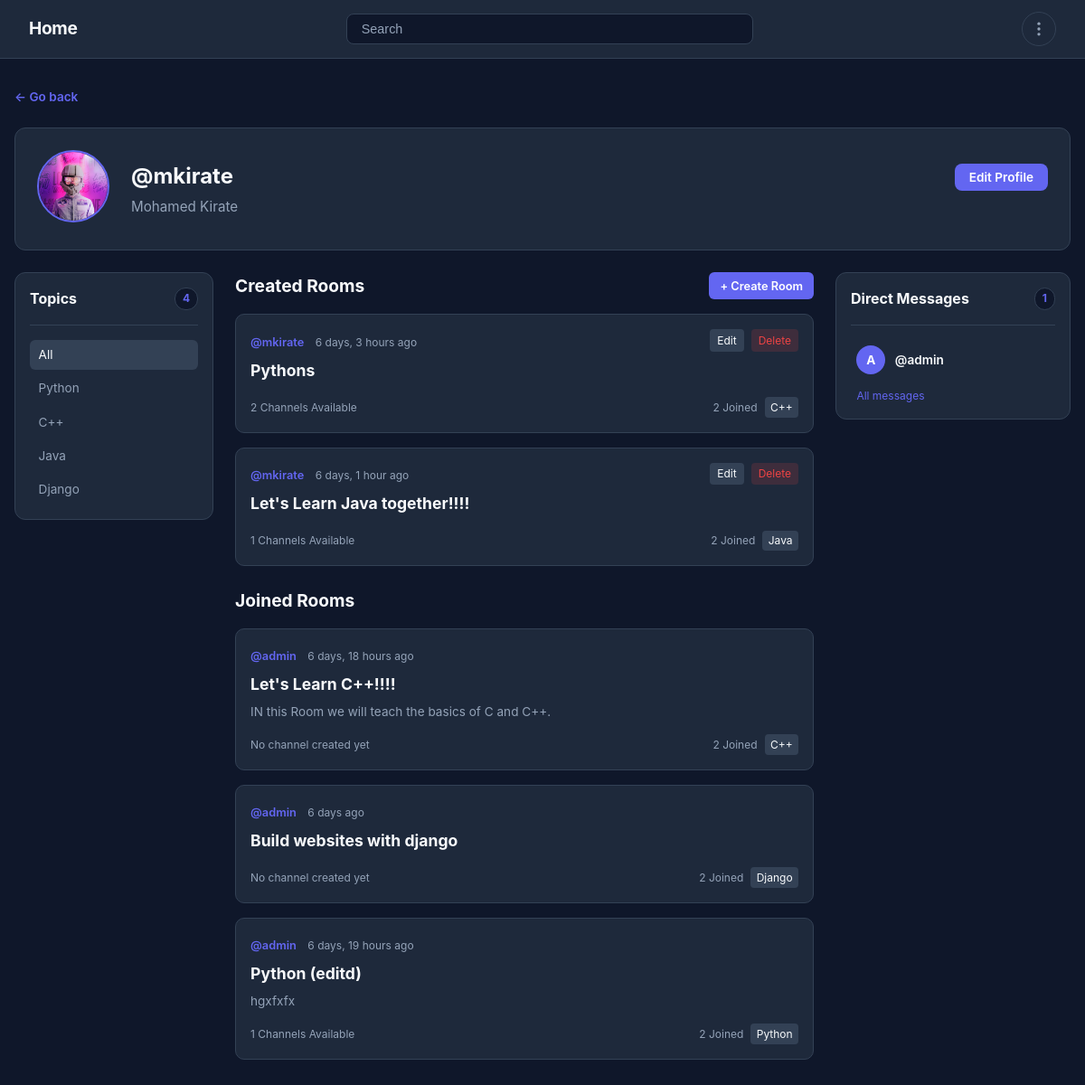
Page /profile/2 (signed in) on the committed database.
### accounts/models.py (models this page shows, shortened)
class User(AbstractUser):
    image = models.ImageField(null=True, blank=True)
    email = models.EmailField(unique=True)
    about = models.TextField(null=True, blank=True)

### core/models.py (models this page shows, shortened)
class Topic(models.Model):
    name = models.CharField(max_length=200)

class Room(models.Model):
    topic = models.ForeignKey(Topic, on_delete=models.CASCADE, null=True)
    host = models.ForeignKey(User, on_delete=models.CASCADE, null=True)
    participants = models.ManyToManyField(User, related_name='participants')
    channels = models.ManyToManyField(Channel, related_name='channels',)
    name = models.CharField(max_length=200)
    description = models.TextField(null=True, blank=True)
    created_at = models.DateTimeField(auto_now_add=True)

### user_profile/views.py (the view)
# urls.py: path('<str:pk>', views.profile_view, name='profile'),
@login_required(login_url='login')
def profile_view(request, pk):
    query = request.GET.get('query', '')
    topic_id = request.GET.get('topic', '')
    user = User.objects.get(id=pk)
    topics = Topic.objects.all()
    conversation_rooms = ConversationRoom.objects.filter(participants=request.user
                                                         ).annotate(
                                                            latest_message=Max('message__created_at')
                                                            ).order_by('-latest_message')[0:5]
    created_rooms = Room.objects.filter(host = user).filter(Q(name__icontains=query) |
                                                            Q(description__icontains=query) |
                                                            Q(topic__name__icontains=query) |
                                                            Q(host__username__icontains=query))
    joined_rooms = Room.objects.filter(participants__in=[request.user.id])
    joined_rooms = joined_rooms.exclude(host__id=user.id).filter(Q(name__icontains=query) |
                                                            Q(description__icontains=query) |
                                                            Q(topic__name__icontains=query) |
                                                            Q(host__username__icontains=query))
    if topic_id:
        created_rooms = created_rooms.filter(topic__id=topic_id)
        joined_rooms = joined_rooms.filter(topic__id=topic_id)
    context = {'user': user, 'rooms': created_rooms,
                'joined_rooms': joined_rooms,
                'topics': topics,
               'conversation_rooms': conversation_rooms}
    return render(request, 'profile.html', context)

### user_profile/templates/profile.html (shortened to what this page needs)
{% extends 'main.html' %}
{% load static %}
{% block extra_css %}
<link rel="stylesheet" href="{% static 'profile/profile.css' %}">
{% endblock %}
{% block content %}
<div class="profile-container">
    <a href="{% url 'home' %}" class="back-link">&larr; Go back</a>
    <section class="profile-card">
        <div class="profile-header">
            <div class="avatar-wrapper">
                {% if user.image %}
                    <img src="{{ user.image.url }}" alt="{{ user.username }}" class="profile-avatar">
                {% else %}
                    <div class="profile-avatar-placeholder">{{ user.username|slice:":1"|upper }}</div>
                {% endif %}
            </div>
            <div class="profile-info">
                <div class="profile-top-row">
                    <h2 class="profile-username">@{{ user.username }}</h2>
                    <div class="profile-header-actions">
                        {% if request.user == user %}
                            <a href="{% url 'edite-profile' user.id %}" class="btn-edit-profile">Edit Profile</a>
                        {% else %}
                            <a href="{% url 'create-conversation' user.id %}" class="btn-chat">Chat</a>
                        {% endif %}
                    </div>
                </div>
                {% if user.first_name or user.last_name %}
                    <p class="profile-fullname">{{ user.first_name }} {{ user.last_name }}</p>
                {% endif %}
            </div>
        </div>
    </section>
    <div class="profile-grid">
        <aside class="sidebar">
            <div class="sidebar-header">
                <h3>Topics</h3>
                <span class="badge">{{ topics.count }}</span>
            </div>
            <hr class="divider">
            <nav class="topic-list">
                <a href="{% url 'profile' user.id %}" class="topic-item active">All</a>
                {% for topic in topics %}
                    <a href="{% url 'profile' user.id %}?topic={{ topic.id }}" class="topic-item">
                        {{ topic.name }}
                    </a>
                {% endfor %}
            </nav>
        </aside>
        <main class="rooms-section">
            <div class="rooms-group">
                <div class="section-header">
                    <h2>Created Rooms</h2>
                    {% if request.user == user %}
                        <a href="{% url 'create-room' %}" class="btn-create">+ Create Room</a>
                    {% endif %}
                </div>
                {% for room in rooms %}
                    <article class="room-card">
                        <div class="room-card-header">
                            <div class="room-host-meta">
                                <a href="{% url 'profile' room.host.id %}" class="host-link">@{{ room.host.username }}</a>
                                <span class="time-stamp">{{ room.created_at|timesince }} ago</span>
                            </div>
                            {% if request.user == room.host %}
                                <div class="room-actions">
                                    <a href="{% url 'update-room' room.id %}" class="btn-update">Edit</a>
                                    <a href="{% url 'delete-room' room.id %}" class="btn-delete">Delete</a>
                                </div>
                            {% endif %}
                        </div>
                        <h3 class="room-title">
                            <a href="{% url 'room' room.id %}">{{ room.name }}</a>
                        </h3>
                        <div class="room-card-footer">
                            <span class="channel-count">
                                {% if room.channels.exists %}
                                    {{ room.channels.count }} Channels Available
                                {% else %}
                                    No channel created yet
                                {% endif %}
                            </span>
                            <div class="room-stats">
                                <span class="participant-count">{{ room.participants.count }} Joined</span>
                                {% if room.topic %}
                                    <span class="topic-badge">{{ room.topic.name }}</span>
                                {% endif %}
                            </div>
                        </div>
                    </article>
                {% empty %}
                    <p class="empty-state">No Room Created</p>
                {% endfor %}
            </div>
            <div class="rooms-group">
                <div class="section-header">
                    <h2>Joined Rooms</h2>
                </div>
                {% for room in joined_rooms %}
                    <article class="room-card">
                        <div class="room-card-header">
                            <div class="room-host-meta">
                                <a href="{% url 'profile' room.host.id %}" class="host-link">@{{ room.host.username }}</a>
                                <span class="time-stamp">{{ room.created_at|timesince }} ago</span>
                            </div>
                        </div>
                        <h3 class="room-title">
                            <a href="{% url 'room' room.id %}">{{ room.name }}</a>
                        </h3>
                        {% if room.description %}
                            <p class="room-description">{{ room.description }}</p>
                        {% endif %}
                        <div class="room-card-footer">
                            <span class="channel-count">
                                {% if room.channels.exists %}
                                    {{ room.channels.count }} Channels Available
                                {% else %}
                                    No channel created yet
                                {% endif %}
                            </span>
                            <div class="room-stats">
                                <span class="participant-count">{{ room.participants.count }} Joined</span>
                                {% if room.topic %}
                                    <span class="topic-badge">{{ room.topic.name }}</span>
                                {% endif %}
                            </div>
                        </div>
                    </article>
                {% empty %}
                    <p class="empty-state">No Joined Room</p>
                {% endfor %}
            </div>
        </main>
        {% if request.user == user %}
            <aside class="sidebar dm-sidebar">
                <div class="sidebar-header">
                    <h3>Direct Messages</h3>
                    <span class="badge">{{ conversation_rooms.count }}</span>
                </div>
                <hr class="divider">
                <nav class="dm-list">
                    {% for conversation in conversation_rooms %}
                        {% for participant in conversation.participants.all %}
                            {% if participant != request.user %}
                                <a href="{% url 'conversation' conversation.id %}" class="dm-item">
                                    <div class="dm-avatar">
                                        {{ participant.username|slice:":1"|upper }}
                                    </div>
                                    <div class="dm-details">
                                        <span class="dm-username">@{{ participant.username }}</span>
                                    </div>
                                </a>
                                <a href="{% url 'conversations' user.id %}">All messages</a>
                            {% endif %}
                        {% endfor %}
                    {% empty %}
                        <p class="empty-dms">No active conversations.</p>
                    {% endfor %}
                </nav>
            </aside>
        {% endif %}
    </div>
</div>
{% endblock %}

### templates/main.html (style rules this page uses)
:root { --bg-main: #0f172a; --bg-card: #1e293b; --bg-hover: #334155; --accent: #6366f1; --accent-hover: #4f46e5; --danger: #ef4444; --text-main: #f8fafc; --text-muted: #94a3b8; --border-color: #334155; }
* { box-sizing: border-box; margin: 0; padding: 0; }
body { font-family: -apple-system, BlinkMacSystemFont, "Segoe UI", Roboto, Oxygen, Ubuntu, Cantarell, sans-serif; background-color: var(--bg-main); color: var(--text-main); min-height: 100vh; line-height: 1.5; }

### rows in the picture
User: image (picture), username "mkirate", first_name "Mohamed", last_name "Kirate"
Topic: name "Python"
Topic: name "C++"
Topic: name "Java"
Topic: name "Django"
Room: host.username "mkirate", created_at "6 days, 3 hours", shows "Edit", name "Pythons", channels.count "2", participants.count "2", topic.name "C++"
Room: host.username "mkirate", created_at "6 days, 1 hour", shows "Edit", name "Let's Learn Java together!!!!", channels.count "1", participants.count "2", topic.name "Java"
Room: host.username "admin", created_at "6 days, 18 hours", name "Let's Learn C++!!!!", description "IN this Room we will teach the basics of C and C++.", shows "No channel created yet", participants.count "2", topic.name "C++"
Room: host.username "admin", created_at "6 days", name "Build websites with django", shows "No channel created yet", participants.count "2", topic.name "Django"
Room: host.username "admin", created_at "6 days, 19 hours", name "Python (editd)", description "hgxfxfx", channels.count "1", participants.count "2", topic.name "Python"
User: username "A", username "admin"

### other values in the picture
{{ topics.count }} "4"
{{ conversation_rooms.count }} "1"
